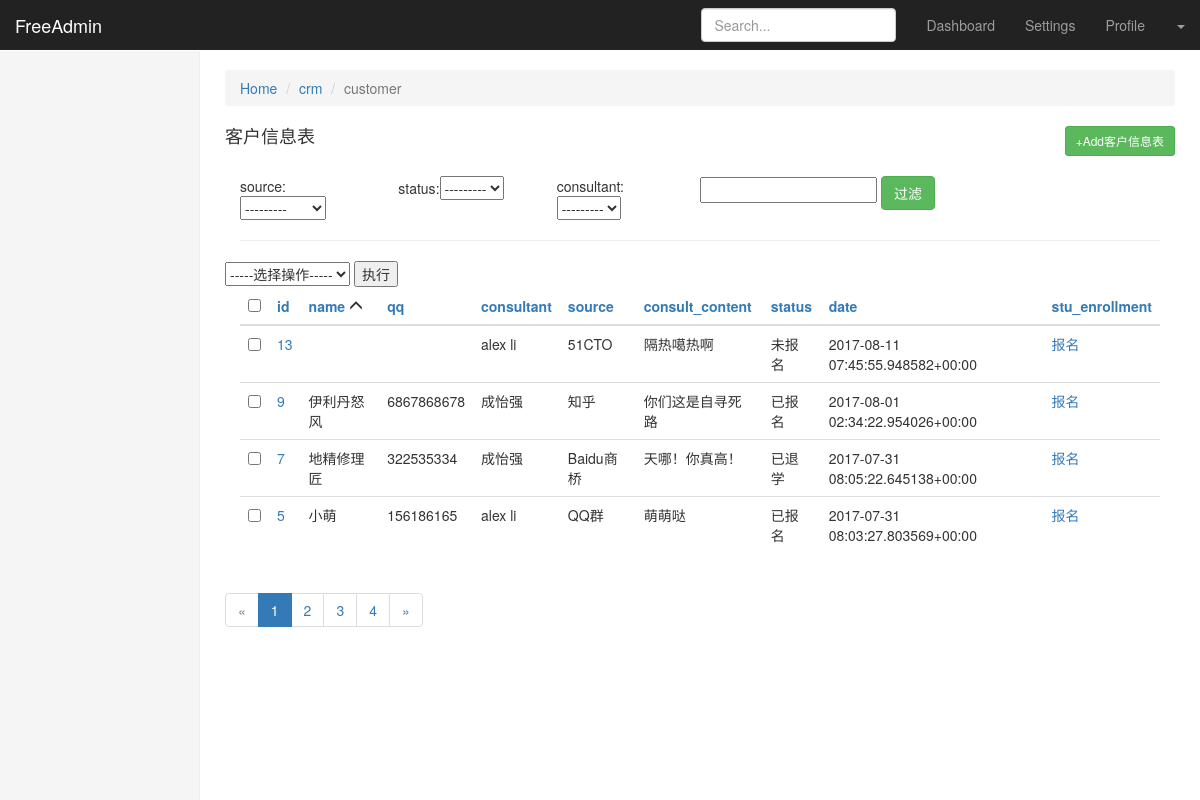
/freeadmin/crm/customer/?_o=name, run on the app's committed database.
### crm/models.py (models this page shows)
class Customer(models.Model):
    name = models.CharField(max_length=32)
    qq = models.CharField(max_length=64, unique=True)
    weixin = models.CharField(max_length=64, blank=True, null=True)
    age = models.PositiveSmallIntegerField(blank=True, null=True)
    gender = models.PositiveSmallIntegerField(choices=((0, 'Female'), (1, 'Male')), blank=True, null=True)
    phone = models.PositiveIntegerField(blank=True, null=True)
    source_choices = ((0, 'Baidu商桥'),
                      (1, '51CTO'),
                      (2, 'QQ群'),
                      (3, 'SOGO'),
                      (4, '知乎'),
                      (5, '转介绍'),
                      (6, '其他'),
                      )
    source = models.SmallIntegerField(choices=source_choices)
    referral_from = models.ForeignKey("self", related_name="my_referrals",
                                      blank=True, null=True, verbose_name="转介绍")
    consult_courses = models.ManyToManyField("Course")
    status_choices = ((0, '已报名'),
                      (1, '未报名'),
                      (2, '已退学'),
                      )
    status = models.SmallIntegerField(choices=status_choices)
    consultant = models.ForeignKey("UserProfile", verbose_name="课程顾问")
    consult_content = models.TextField(max_length=1024)
    graduated = models.BooleanField(default=False)
    date = models.DateTimeField(auto_now_add=True)
    def stu_enrollment(self):
        ele = '''<a href='/crm/customer/enrollment/%s/'>报名</a>''' % self.id
        return ele
    def __str__(self):
        return "%s" % self.name
    class Meta:
        verbose_name_plural = "客户信息表"
        verbose_name = "客户信息表"

class UserProfile(models.Model):
    user = models.OneToOneField(User)
    name = models.CharField(max_length=32)
    roles = models.ManyToManyField("Role", blank=True, null=True)
    def __str__(self):
        return "%s" % self.name
    class Meta:
        permissions = (
            ('crm_app_index', '可以查看freeadmin所有的app首页'),
            ('crm_table_list', '可以查看freeadmin表里的所有数据'),
            ('crm_table_list_view', '可以查看freeadmin表里每条数据的修改页'),
            ('crm_table_list_change', '可以修改freeadmin表里每条数据'),
            ('crm_table_list_add', '可以添加数据'),
        )

### freeadmin/permission.py (the view)
    def inner(*args, **kwargs):
        if not perm_check(*args, **kwargs):
            request = args[0]
            return render(request, 'freeadmin/page_403.html')
        return func(*args, **kwargs)

### freeadmin/permission.py (called while the page is built, shortened)
def perm_check(*args, **kwargs):
    match_results = []
    request = args[0]
    resolve_url_obj = resolve(request.path)
    current_url_name = resolve_url_obj.url_name  # 当前url的url_name
    print('---perm:', request.user, request.user.is_authenticated(), current_url_name)
    match_key = None
    if request.user.is_authenticated() is False:
        return redirect(settings.LOGIN_URL)

def check_permission(func):
    def inner(*args, **kwargs):
        if not perm_check(*args, **kwargs):
            request = args[0]
            return render(request, 'freeadmin/page_403.html')
        return func(*args, **kwargs)
    return inner

### freeadmin/templatetags/freeadmin_tags.py (called while the page is built)
@register.simple_tag
def get_model_verbose_name(model_obj):
    model_name = model_obj._meta.verbose_name if model_obj._meta.verbose_name else model_obj._meta.verbose_name_plural
    if not model_name:
        model_name = model_obj._meta.model_name
    return model_name

@register.simple_tag
def get_model_name(model_obj):
    return model_obj._meta.model_name

@register.simple_tag
def get_app_name(model_obj):
    return model_obj._meta.app_label

@register.simple_tag
def get_filter_field(filter_column, admin_obj):
    field_obj = admin_obj.model._meta.get_field(filter_column)
    select_ele = """<select name="%s">""" % filter_column
    print(field_obj.get_choices())
    for choice in field_obj.get_choices():
        selected_condition = admin_obj.filter_conditions.get(filter_column)
        if selected_condition is not None:  # if none 没有过滤这个条件
            if selected_condition == str(choice[0]):
                selected = "selected"
            else:
                selected = ""
        else:
            selected = ""
        option_ele = """<option value="%s" %s>%s</option>""" % (choice[0], selected, choice[1])
        select_ele += option_ele
    select_ele += "</select>"
    return mark_safe(select_ele)

@register.simple_tag
def generate_filter_url(admin_obj):
    url = ""
    for k, v in admin_obj.filter_conditions.items():
        url += "&%s=%s" % (k, v)
    return url

@register.simple_tag
def get_orderby_key(request, column):
    current_order_by_key = request.GET.get("_o")
    if current_order_by_key is not None:  # 肯定有某列被排序
        if current_order_by_key == column:  # 当前这列被排序
            return "-%s" % column
        else:
            return column.strip("-")
    return column

@register.simple_tag
def get_current_orderby_key(request):
    current_order_by_key = request.GET.get("_o")
    return current_order_by_key

### freeadmin/templates/freeadmin/table_data_list.html (shortened to what this page needs)
{% extends 'freeadmin/index.html' %}
{% load freeadmin_tags  %}
{% block right-container-content %}
    <div class="row" style="margin-bottom: 20px">
        <ol class="breadcrumb">
          <li><a href="/freeadmin/">Home</a></li>
          <li><a href="/freeadmin/{% get_app_name admin_obj.model %}/">{% get_app_name admin_obj.model %}</a></li>
          <li class="active">{% get_model_name admin_obj.model %}</li>
        </ol>
        <h4>{% get_model_verbose_name admin_obj.model %}</h4>
        <a href="{{ request.path }}add/" class="btn btn-sm btn-success pull-right" style="margin-top: -30px">+Add{% get_model_verbose_name admin_obj.model %}</a>
    </div>
    {% if admin_obj.search_fields or admin_obj.list_filter %}
        <div class="row">
            <form>
                {% if admin_obj.list_filter %}
                    {% for filter_column in admin_obj.list_filter %}
                        <div class="col-lg-2">
                            {{ filter_column }}:{% get_filter_field filter_column admin_obj %}
                        </div>
                    {% endfor %}
                {% endif %}
                {% if admin_obj.search_fields %}
                    <input name="_q" value="{% get_search_key request %}">
                {% endif %}
                <input type="submit" class="btn btn-success" value="过滤">
            </form>
        </div>
        <hr>
    {% endif %}
    <div class="row">
        <form name="test" method="post" onsubmit="return ActionValidation(this)">{% csrf_token %}
            <select name="action_select">
                    {% get_admin_actions admin_obj %}
            </select>
            <input type="submit" value="执行">
        </form>
    </div>
    <table class="table table-hover">
    <thead>
        <tr>
            <th>
                <input type="checkbox" onclick="SelectAll(this);">
            </th>
            {% for column in admin_obj.list_display %}
            <th>
                <a href="?_o={% get_orderby_key request column %}{% generate_filter_url admin_obj %}">{{ column }}</a>
                {% display_order_by_icon request column %}
            </th>
            {% endfor %}
        </tr>
    </thead>
      <tbody>
        {% for obj in admin_obj.querysets %}
            <tr>
                <td>
                    <input tag="obj_checkbox" type="checkbox" value="{{ obj.id }}">
                </td>
                {% build_table_row admin_obj obj %}
            </tr>
        {% endfor %}
      </tbody>
    </table>
    <div class="row">
        <nav aria-label="...">
            <ul class="pagination">
                {% if page == 1 %}
                    <li class="disabled">
                {% else %}
                    <li>
                    <a href="?page={{ admin_obj.querysets.previous_page_number }}{% generater_order_by_url request %}{% generate_filter_url admin_obj %}" aria-label="Previous">
                {% endif %}
                <span aria-hidden="true">
                    «
                </span>
                    </li>
                {% for page in admin_obj.querysets.paginator.page_range %}
                    {% if page == admin_obj.querysets.number %}
                        <li class="active">
                    {% else %}
                        <li>
                    {% endif %}
                        <a href="?page={{ page }}{% generater_order_by_url request %}{% generate_filter_url admin_obj %}">{{ page }}<span class="sr-only">(current)</span></a>
                        </li>
                {% endfor %}
                {% if page == admin_obj.querysets.paginator.num_pages %}
                    <li class="disabled">
                {% else %}
                    <li>
                    <a href="?page={{ admin_obj.querysets.next_page_number }}{% generater_order_by_url request %}{% generate_filter_url admin_obj %}" aria-label="Next">
                {% endif %}
                    <span aria-hidden="true">
                        »
                    </span>
                    </a>
                    </li>
            </ul>
        </nav>
    </div>
{% endblock %}

### statics/css/dashboard.css (style rules this page uses)
body { padding-top: 50px; }

### data on the page
Customer: name+id+qq "13 alex li 51CTO 隔热噶热啊 未报名 2017-08-11 07:45:55.948582+00:00 报名"
Customer: name+id+qq "9 伊利丹怒风 6867868678 成怡强 知乎 你们这是自寻死路 已报名 2017-08-01 02:34:22.954026+00:00 报名"
Customer: name+id+qq "7 地精修理匠 322535334 成怡强 Baidu商桥 天哪！你真高！ 已退学 2017-07-31 08:05:22.645138+00:00 报名"
Customer: name+id+qq "5 小萌 156186165 alex li QQ群 萌萌哒 已报名 2017-07-31 08:03:27.803569+00:00 报名"

### other printed values
{{ filter_column }} "source" "status" "consultant"
{{ column }} "id" "name" "qq" "consultant" "source" "consult_content" "status" "date" "stu_enrollment"
{{ page }} "1" "2" "3" "4"
